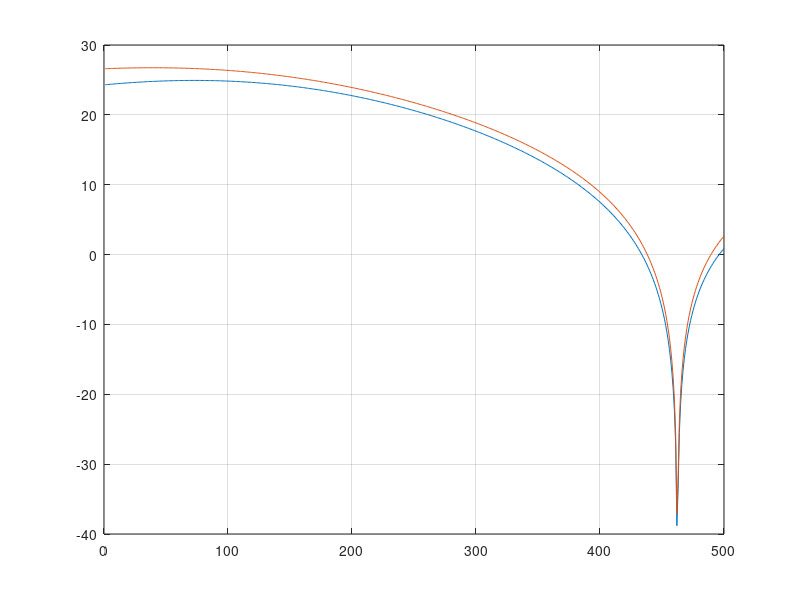

This chart was generated by the following MATLAB code:
% lab 4_3
clear all; close all; clc;

xAP = 100; yAP = 100; % współrzędne rutera
powerAP = 0.010;      % [W] moc całkowita
freqAP = 3*10^9;      % [Hz] częstotliwość
PT = powerAP / 4;     % [W] moc rutera dzielimy przez 4

noise = -125;         % [dBW] poziom szumów

xAnt1 = 99.975;  yAnt1 = 100; % współrzędne 1 anteny
xAnt2 = 100.025; yAnt2 = 100; % współrzędne 2 anteny

c = 3*10^8;          % prędkość światła
lambda = c / freqAP; % długość fali

vUser1 = 20;                          % prędkość 1 użytkownika
xUser1start = 80;  yUser1start = 180; % współrzędne startowe 1 użytkownika
xUser1end   = 300; yUser1end   = 180; % współrzędne końcowe 1 użytkownika

vUser2 = 10;                          % prędkość 2 użytkownika
xUser2start = 160; yUser2start = 120; % współrzędne startowe 2 użytkownika
xUser2end   = 160; yUser2end   = 300; % współrzędne końcowe 2 użytkownika

User1SNR = [];
User2SNR = [];
idx = 1;

for time = 0.010:0.010:5
    s1     = vUser1 * time;
    xUser1 = xUser1start + s1;
    yUser1 = yUser1start;

    s2     = vUser2 * time;
    xUser2 = xUser2start;
    yUser2 = yUser2start + s2;

    User1d1 = sqrt((xUser1-xAnt1)^2 + (yUser1-yAnt1)^2);
    User1d2 = sqrt((xUser1-xAnt2)^2 + (yUser1-yAnt2)^2);
    User1diff = abs(User1d1 - User1d2);
    User2d1 = sqrt((xUser2-xAnt1)^2 + (yUser2-yAnt1)^2);
    User2d2 = sqrt((xUser2-xAnt2)^2 + (yUser2-yAnt2)^2);
    User2diff = abs(User2d1 - User2d2);

    User1H1 = (lambda/(4*pi*User1d1)) * exp(-1i*(2*pi*User1d1)/lambda -1i*2*pi*(User2d2-User2d1)/lambda -1i*pi);
    User1H2 = (lambda/(4*pi*User1d2)) * exp(-1i*(2*pi*User1d2)/lambda);

    User2H1 = (lambda/(4*pi*User2d1)) * exp(-1i*(2*pi*User2d1)/lambda -1i*2*pi*(User1d2-User1d1)/lambda -1i*pi);
    User2H2 = (lambda/(4*pi*User2d2)) * exp(-1i*(2*pi*User2d2)/lambda);

    User1H = User1H1 + User1H2;
    User1PR = 10*log10(PT) + 20*log10(abs(User1H));

    User1SNR(idx) = User1PR - noise;

    User2H = User2H1 + User2H2;
    User2PR = 10*log10(PT) + 20*log10(abs(User2H));

    User2SNR(idx) = User2PR - noise;
   
    idx = idx + 1;
end

plot(User1SNR);
grid on;
hold on;
plot(User2SNR);